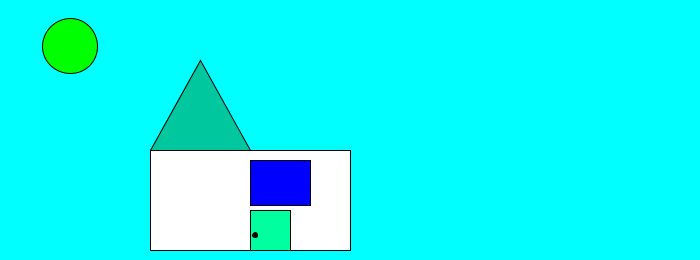
Frame 1 (no input)
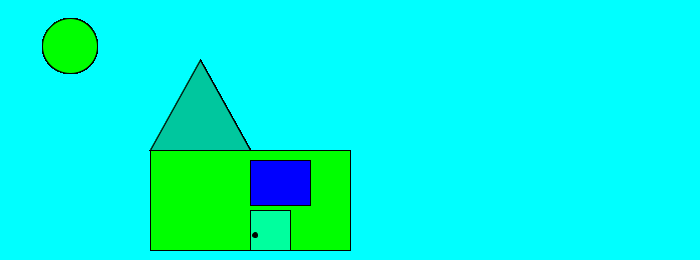
Frame 60 (the mouse pressed at the canvas centre just before this capture)
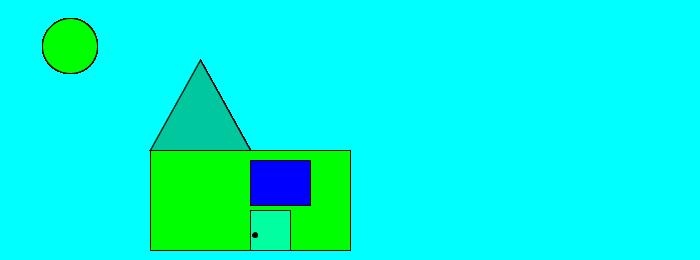
Frame 120 (the mouse held since frame 60 and released just before this capture)

The Processing sketch that drew these frames (run headless with seeded random() and noise(); from frame 60 on, the mouse is pressed at the canvas centre):

// Processing sketch: processing_140894
// ── processing_140894.pde

void setup(){
   size(700,260);
   background(0,255,255);
     
}
  
void draw(){
   rect(150,150,200,100);
   fill(0,199,158);
   triangle(150,150,200,60,250,150);
   fill(0,255,0);
   ellipse(70, 46, 55, 55);
   fill(0,255,158);
   rect(250,210,40,40);
   fill(0);
   ellipse(255, 235, 5, 5);
   fill(0,0,255);
   rect(250,160,60,45);
   fill(0,255,0);
}
